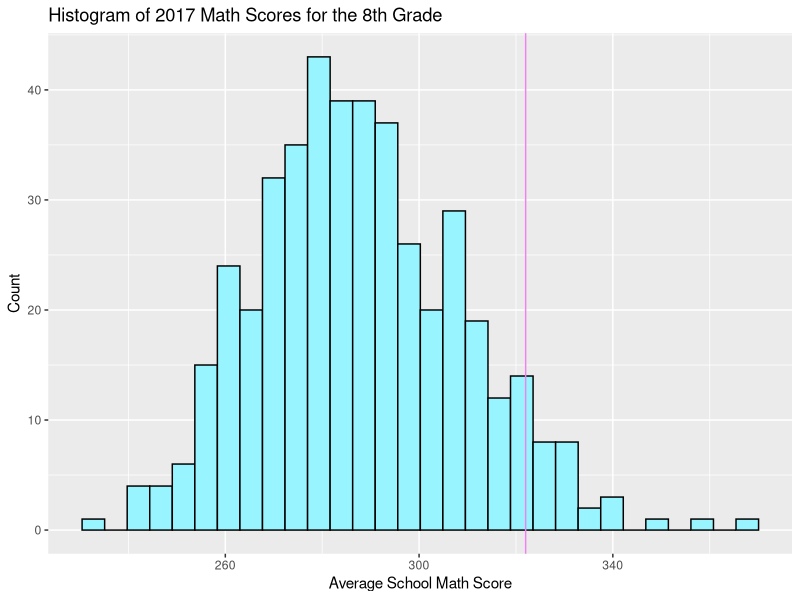
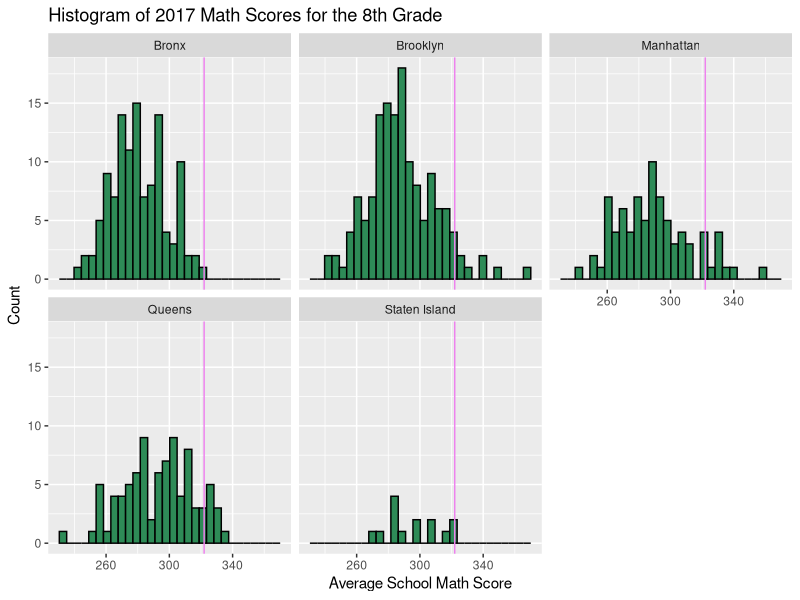
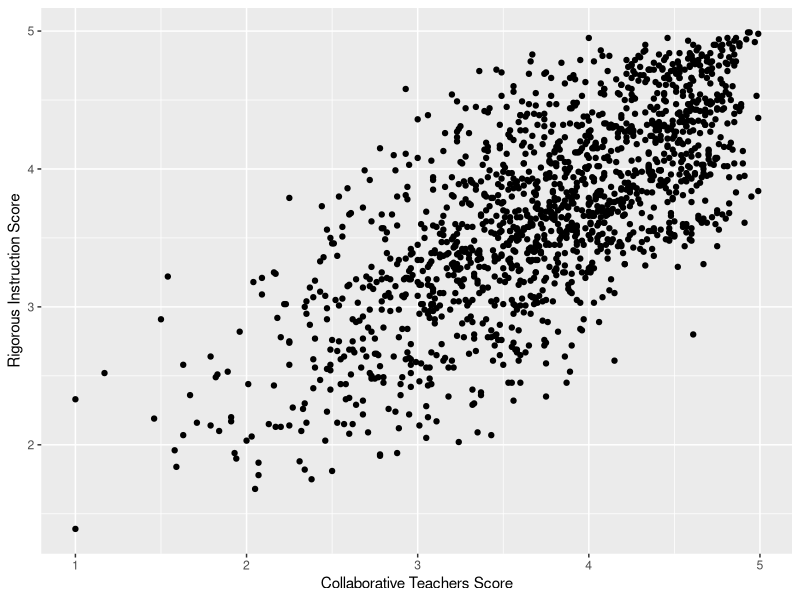
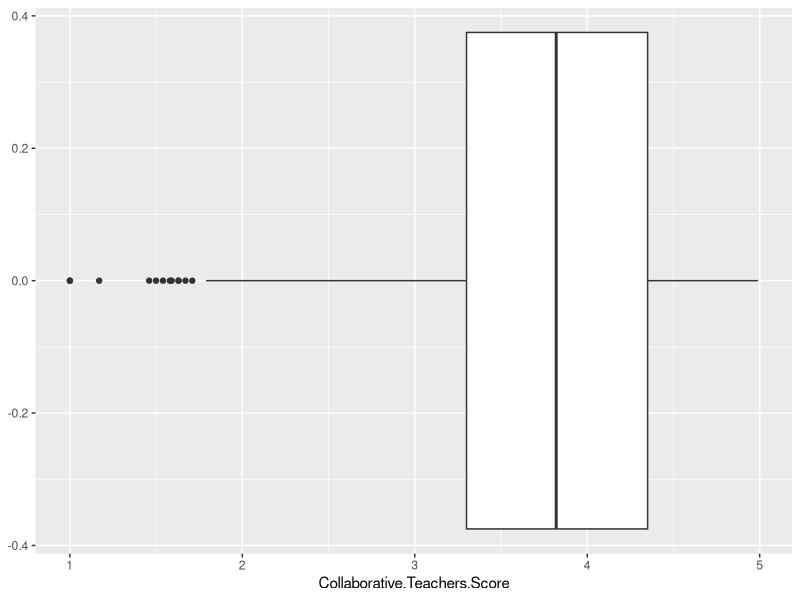

Write R code to recreate these figures, in order.
## ---- chunk 1
library(tidyverse)
library(ggplot2)
library(foreign)

teachers <- read.csv("2017_Public_Data_File_Teacher.csv")
math <- read.csv("2013-2017_School_Math_Results_-_All.csv")
demographics <- read.csv("2013_-_2018_Demographic_Snapshot_School.csv")
## ---- chunk 2



math_sub <- math %>% 
  filter(Year == 2017,
         Grade == 8) %>% 
  select(DBN, School.Name, Year, Number.Tested, Mean.Scale.Score) 

math_sub$Mean.Scale.Score <- as.numeric(math_sub$Mean.Scale.Score)

math_sub <- math_sub %>%
  mutate(b = str_sub(math_sub$DBN,3,3))

math_sub <- math_sub %>%
  mutate(Borough = case_when(is.na(b) ~ "Unknown", b == "M" ~ "Manhattan",
                             b == "K" ~ "Brooklyn",
                             b == "Q" ~ "Queens",
                             b == "X" ~ "Bronx",
                             b == "R" ~ "Staten Island"))

math_sub <- math_sub %>%
  mutate(district = str_sub(math_sub$DBN,1,2))  

math.plot <- math_sub %>% 
  ggplot(mapping = aes(x = Mean.Scale.Score)) +
  geom_histogram(color = "black", fill = "cadetblue1") +
  labs(title = "Histogram of 2017 Math Scores for the 8th Grade",
       x = "Average School Math Score",
       y = "Count") +
  geom_vline(aes(xintercept = 322), color = "violet") 
  
  

math.plot

math.plot2 <- math_sub %>% 
  ggplot(mapping = aes(x = Mean.Scale.Score)) +
  geom_histogram(color = "black", fill = "seagreen") +
  labs(title = "Histogram of 2017 Math Scores for the 8th Grade",
       x = "Average School Math Score",
       y = "Count") +
  geom_vline(aes(xintercept = 322), color = "violet") +
  facet_wrap(~ Borough)
  

math.plot2

math_summary <- math_sub %>% 
  drop_na() %>% 
  select(Mean.Scale.Score) %>% 
  summary()

knitr::kable(math_summary, col.names = "Summary of Average Math Scores")

## ---- chunk 3

teachers$Collaborative.Teachers.Score <- as.numeric(teachers$Collaborative.Teachers.Score)

teachers$Rigorous.Instruction.Score <- as.numeric(teachers$Rigorous.Instruction.Score)


teacher.effectiveness <- teachers %>% 
  ggplot(mapping = aes(x = Collaborative.Teachers.Score,
                       y = Rigorous.Instruction.Score)) +
  geom_point() +
  labs(x = "Collaborative Teachers Score",
       y = "Rigorous Instruction Score")

teacher.effectiveness

teacher.instruction <- teachers %>% 
  ggplot(mapping = aes(x = Collaborative.Teachers.Score)) +
  geom_boxplot()

teacher.instruction
